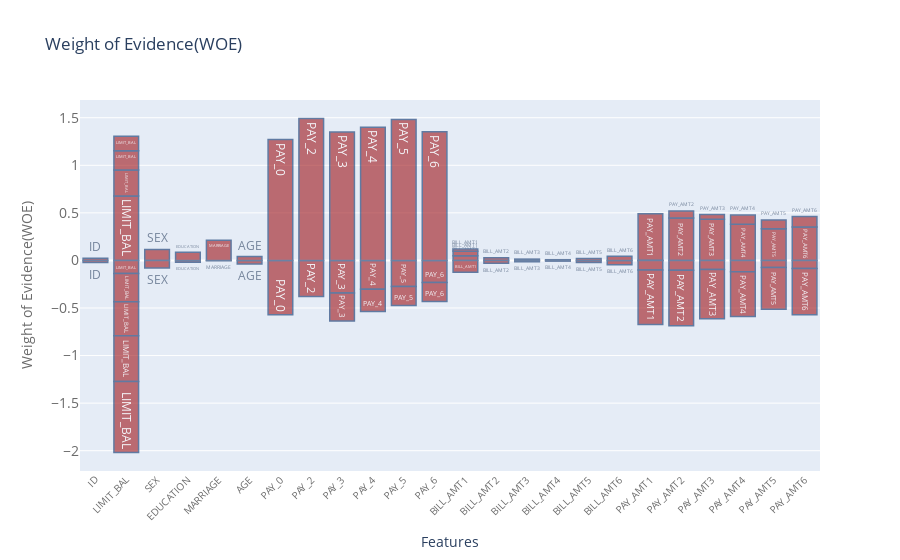

Notebook cell for this chart:
### Markdown cell above
### Plotting the Weight of Evidence values

### Code cell
data = [go.Bar(
            x=final_iv['VAR_NAME'],
            y=final_iv['WOE'],
            text=final_iv['VAR_NAME'],
            marker=dict(
            color='rgb(158,20,25)',
            line=dict(
            color='rgb(8,48,107)',
            width=1.5,
        )
    ),
    opacity=0.6
    )]


layout = go.Layout(
    title='Weight of Evidence(WOE)',
        xaxis=dict(
        title='Features',
            tickangle=-45,
        tickfont=dict(
            size=10,
            color='rgb(107, 107, 107)'
        )
    ),
    yaxis=dict(
        title='Weight of Evidence(WOE)',
        titlefont=dict(
            size=14,
            color='rgb(107, 107, 107)'
        ),
        tickfont=dict(
            size=14,
            color='rgb(107, 107, 107)'
        )
    ),
)

plotly.offline.iplot({
    "data": data,'layout':layout
})

### Figure 1 — Plotly figure (JSON) as saved in the notebook; plotly's stock layout.template omitted (floating-point values rounded to 4 significant figures)
{"data": [{"marker": {"color": "rgb(158,20,25)", "line": {"color": "rgb(8,48,107)", "width": 1.5}}, "opacity": 0.6, "text": ["ID", "ID", "LIMIT_BAL", "LIMIT_BAL", "LIMIT_BAL", "LIMIT_BAL", "LIMIT_BAL", "LIMIT_BAL", "LIMIT_BAL", "LIMIT_BAL", "LIMIT_BAL", "SEX", "SEX", "EDUCATION", "EDUCATION", "MARRIAGE", "MARRIAGE", "AGE", "AGE", "PAY_0", "PAY_0", "PAY_2", "PAY_2", "PAY_3", "PAY_3", "PAY_3", "PAY_4", "PAY_4", "PAY_4", "PAY_5", "PAY_5", "PAY_5", "PAY_6", "PAY_6", "PAY_6", "BILL_AMT1", "BILL_AMT1", "BILL_AMT1", "BILL_AMT1", "BILL_AMT2", "BILL_AMT2", "BILL_AMT3", "BILL_AMT3", "BILL_AMT4", "BILL_AMT4", "BILL_AMT5", "BILL_AMT5", "BILL_AMT6", "BILL_AMT6", "PAY_AMT1", "PAY_AMT1", "PAY_AMT1", "PAY_AMT1", "PAY_AMT2", "PAY_AMT2", "PAY_AMT2", "PAY_AMT2", "PAY_AMT3", "PAY_AMT3", "PAY_AMT3", "PAY_AMT3", "PAY_AMT4", "PAY_AMT4", "PAY_AMT4", "PAY_AMT4", "PAY_AMT5", "PAY_AMT5", "PAY_AMT5", "PAY_AMT5", "PAY_AMT6", "PAY_AMT6", "PAY_AMT6", "PAY_AMT6"], "type": "bar", "x": ["ID", "ID", "LIMIT_BAL", "LIMIT_BAL", "LIMIT_BAL", "LIMIT_BAL", "LIMIT_BAL", "LIMIT_BAL", "LIMIT_BAL", "LIMIT_BAL", "LIMIT_BAL", "SEX", "SEX", "EDUCATION", "EDUCATION", "MARRIAGE", "MARRIAGE", "AGE", "AGE", "PAY_0", "PAY_0", "PAY_2", "PAY_2", "PAY_3", "PAY_3", "PAY_3", "PAY_4", "PAY_4", "PAY_4", "PAY_5", "PAY_5", "PAY_5", "PAY_6", "PAY_6", "PAY_6", "BILL_AMT1", "BILL_AMT1", "BILL_AMT1", "BILL_AMT1", "BILL_AMT2", "BILL_AMT2", "BILL_AMT3", "BILL_AMT3", "BILL_AMT4", "BILL_AMT4", "BILL_AMT5", "BILL_AMT5", "BILL_AMT6", "BILL_AMT6", "PAY_AMT1", "PAY_AMT1", "PAY_AMT1", "PAY_AMT1", "PAY_AMT2", "PAY_AMT2", "PAY_AMT2", "PAY_AMT2", "PAY_AMT3", "PAY_AMT3", "PAY_AMT3", "PAY_AMT3", "PAY_AMT4", "PAY_AMT4", "PAY_AMT4", "PAY_AMT4", "PAY_AMT5", "PAY_AMT5", "PAY_AMT5", "PAY_AMT5", "PAY_AMT6", "PAY_AMT6", "PAY_AMT6", "PAY_AMT6"], "y": [0.02269, -0.02298, 0.6768, 0.273, 0.2027, 0.1525, -0.1379, -0.2955, -0.3592, -0.4801, -0.7457, 0.1152, -0.07978, -0.01942, 0.08647, -0.002457, 0.213, -0.03773, 0.04051, -0.5705, 1.27, -0.3793, 1.491, -0.3418, -0.2953, 1.349, -0.3024, -0.2355, 1.4, -0.2734, -0.2009, 1.482, -0.2313, -0.2015, 1.352, 0.05038, 0.04661, 0.02231, -0.1251, 0.02917, -0.02966, 0.01388, -0.01399, -0.007539, 0.007509, -0.02102, 0.02078, -0.04586, 0.04472, 0.4905, -0.001529, -0.09865, -0.574, 0.4469, 0.07305, -0.1022, -0.5834, 0.4336, 0.04903, -0.09439, -0.5182, 0.3814, 0.09509, -0.1178, -0.4707, 0.332, 0.09359, -0.07543, -0.4388, 0.3503, 0.1102, -0.08435, -0.488]}], "layout": {"title": {"text": "Weight of Evidence(WOE)"}, "xaxis": {"tickangle": -45, "tickfont": {"color": "rgb(107, 107, 107)", "size": 10}, "title": {"text": "Features"}}, "yaxis": {"tickfont": {"color": "rgb(107, 107, 107)", "size": 14}, "title": {"font": {"color": "rgb(107, 107, 107)", "size": 14}, "text": "Weight of Evidence(WOE)"}}}}
